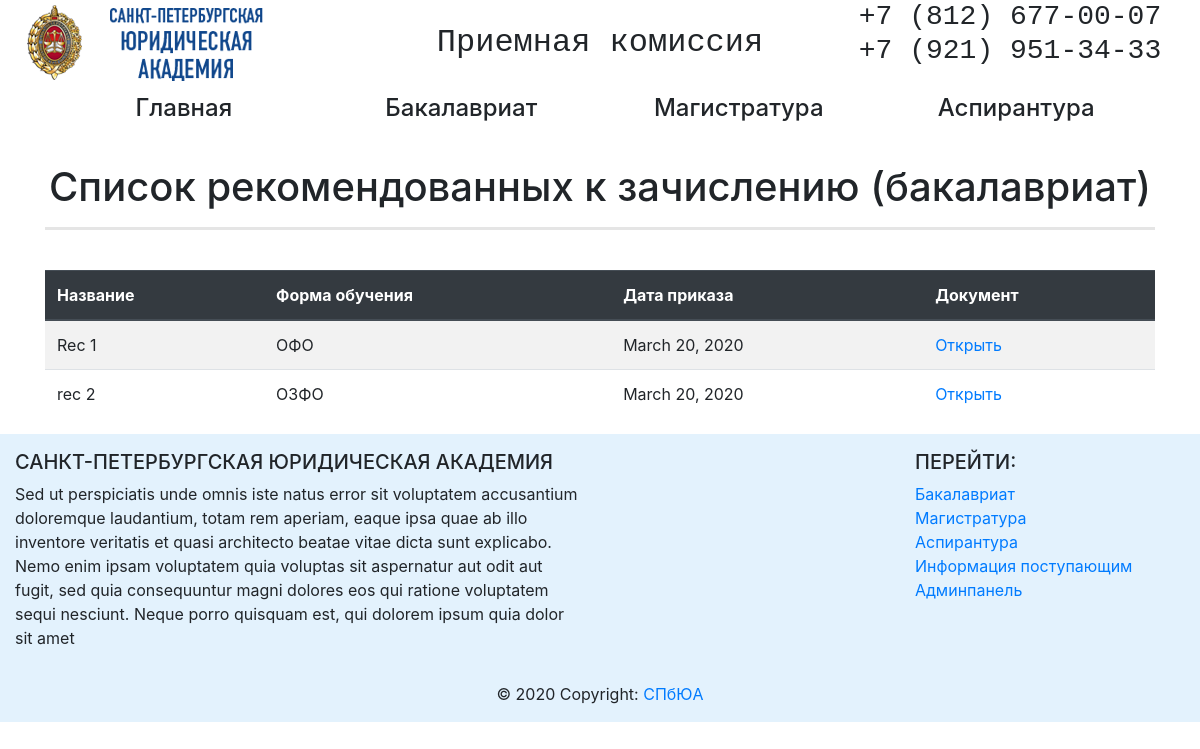
The app's page /abitur/bak/rec_list_bak/ with its own data.
### abitur/models.py (models this page shows, shortened)
class RecommendedList(models.Model):
    name_rec_list = models.CharField(max_length=256)
    educational_form = models.ForeignKey('EducationalForm', on_delete=models.PROTECT, related_name='linked_rec_list')
    date_pub = models.DateTimeField(auto_now_add=True)
    date_order = models.DateField()
    file = models.FileField(upload_to='files')

class EducationalForm(models.Model):
    name_educational_form = models.CharField(max_length=64)
    def __str__(self):
        return self.name_educational_form

### abitur/views.py (the view)
# urls.py: path('bak/rec_list_bak/', rec_list_bak, name='rec_list_bak_url'),
def rec_list_bak(request):
    educational_form = EducationalForm.objects.all()
    return render(request, 'abitur/bak/rec_list_bak.html', context={'educational_form': educational_form})

### abitur/templates/abitur/bak/rec_list_bak.html
{% extends 'abitur/base_abitur.html' %}
{% block content %}
<div class="container">
    <br>
    <h1 align="center">Список рекомендованных к зачислению (бакалавриат)</h1>
    <hr style="border-width: 3px;">
    <br>
    <div class="table-response">
        <table class="table table-border table-hover table-striped">
            <thead class="thead-dark">
            <tr>
                <th>Название</th>
                <th>Форма обучения</th>
                <th>Дата приказа</th>
                <th>Документ</th>
            </tr>
            </thead>
            {%for educational_form in educational_form %}
            {%for list in educational_form.linked_rec_list.all %}
            <tr>
                <td>{{ list.name_rec_list }}</td>
                <td>{{ list.educational_form }}</td>
                <td>{{ list.date_order }}</td>
                <td><a href=" {{list.file.url}} " rel="noopener" target="_blank">Открыть</a></td>
            </tr>
            {% endfor %}
            {% endfor %}
        </table>
    </div>
</div>
{% endblock %}

### records on screen
RecommendedList: name_rec_list "Rec 1", educational_form "ОФО", date_order "March 20, 2020"
RecommendedList: name_rec_list "rec 2", educational_form "ОЗФО", date_order "March 20, 2020"
